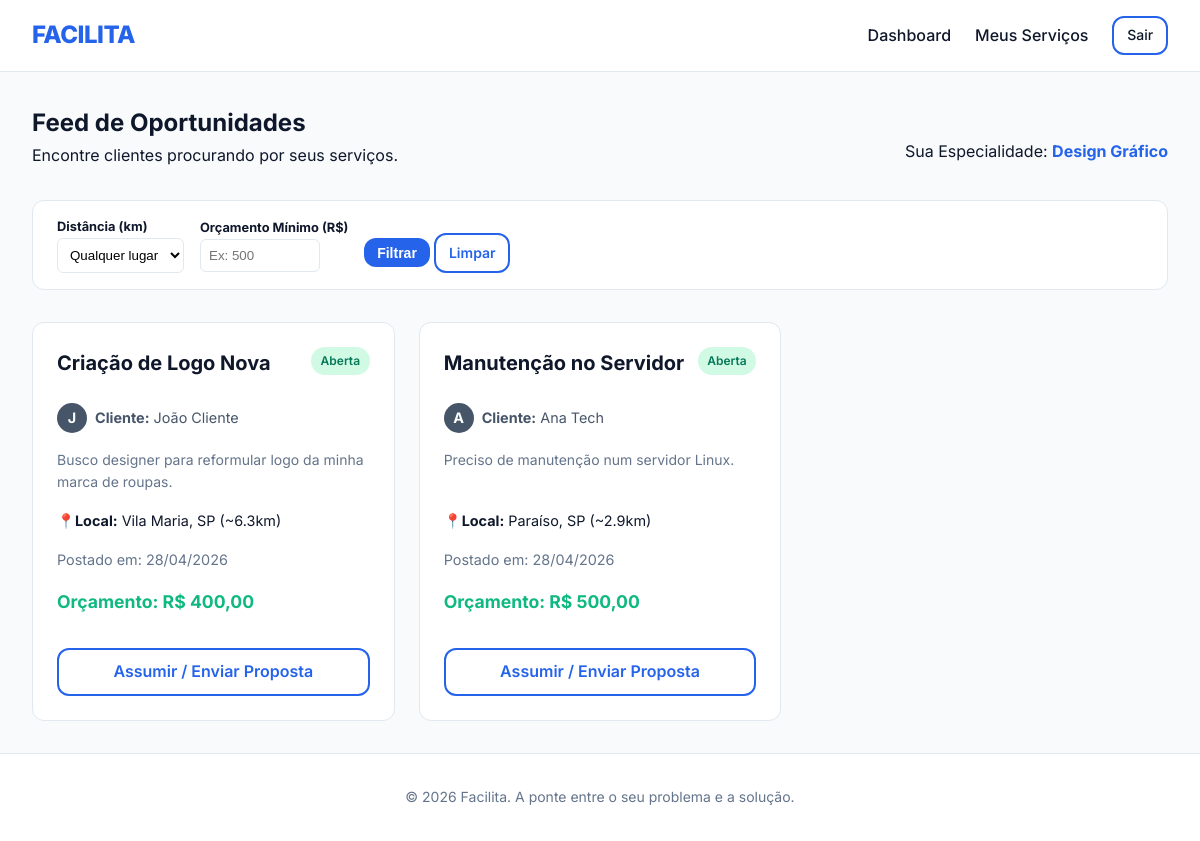
The app's page /dashboard.php (signed in) with its own data.
### tables this page shows
CREATE TABLE IF NOT EXISTS provider_profiles (
    id INT AUTO_INCREMENT PRIMARY KEY,
    user_id INT NOT NULL,
    specialty VARCHAR(255) NOT NULL,
    team_size ENUM('Individual', 'Equipe') NOT NULL DEFAULT 'Individual',
    bio TEXT,
    hourly_rate DECIMAL(10, 2),
    location_name VARCHAR(255),
    lat DECIMAL(10, 6) DEFAULT 0.000000,
    lng DECIMAL(10, 6) DEFAULT 0.000000,
    FOREIGN KEY (user_id) REFERENCES users(id) ON DELETE CASCADE
);

CREATE TABLE IF NOT EXISTS services (
    id INT AUTO_INCREMENT PRIMARY KEY,
    client_id INT NOT NULL,
    provider_id INT NULL,
    title VARCHAR(255) NOT NULL,
    description TEXT,
    budget DECIMAL(10, 2),
    status ENUM('Aberta', 'Em negociação', 'Aguardando início', 'Em realização', 'Aguardando pagamento', 'Finalizado') DEFAULT 'Aberta',
    location_name VARCHAR(255),
    lat DECIMAL(10, 6) DEFAULT 0.000000,
    lng DECIMAL(10, 6) DEFAULT 0.000000,
    created_at TIMESTAMP DEFAULT CURRENT_TIMESTAMP,
    updated_at TIMESTAMP DEFAULT CURRENT_TIMESTAMP ON UPDATE CURRENT_TIMESTAMP,
    FOREIGN KEY (client_id) REFERENCES users(id) ON DELETE CASCADE,
    FOREIGN KEY (provider_id) REFERENCES users(id) ON DELETE SET NULL
);

CREATE TABLE IF NOT EXISTS users (
    id INT AUTO_INCREMENT PRIMARY KEY,
    nome VARCHAR(255) NOT NULL,
    email VARCHAR(255) NOT NULL UNIQUE,
    senha VARCHAR(255) NOT NULL,
    role ENUM('client', 'provider') NOT NULL,
    profile_picture VARCHAR(255) DEFAULT NULL,
    reset_token VARCHAR(255) DEFAULT NULL,
    reset_expires DATETIME DEFAULT NULL,
    created_at TIMESTAMP DEFAULT CURRENT_TIMESTAMP
);

### includes/functions.php (called while the page is built, shortened)
<?php
function calculateDistance($lat1, $lon1, $lat2, $lon2) {
    $theta = $lon1 - $lon2;
    $dist = sin(deg2rad($lat1)) * sin(deg2rad($lat2)) +  cos(deg2rad($lat1)) * cos(deg2rad($lat2)) * cos(deg2rad($theta));
    $dist = acos($dist);
    $dist = rad2deg($dist);
    $miles = $dist * 60 * 1.1515;
    return ($miles * 1.609344);
}
?>

### dashboard_provider.php (the view, shortened to what this page needs)
<?php
require_once "includes/functions.php";
$stmt = $pdo->prepare("SELECT lat, lng, specialty FROM provider_profiles WHERE user_id = ?");
$stmt->execute([$user_id]);
$provider_profile = $stmt->fetch();
$prov_lat = $provider_profile['lat'] ?? -23.550520;
$prov_lng = $provider_profile['lng'] ?? -46.633308;
$filter_budget = $_GET['budget'] ?? '';
$sql = "SELECT s.*, u.nome as client_name, u.profile_picture as client_picture FROM services s JOIN users u ON s.client_id = u.id WHERE s.status = 'Aberta' AND s.provider_id IS NULL";
$params = [];
$stmt = $pdo->prepare($sql);
$stmt->execute($params);
$services = $stmt->fetchAll();
$filtered_services = [];
foreach ($services as $s) {
    $distance = calculateDistance($prov_lat, $prov_lng, $s['lat'], $s['lng']);
    $s['calculated_distance'] = round($distance, 1);
    $filtered_services[] = $s;
}
?>
<div>
    <div style="display: flex; justify-content: space-between; align-items: center;">
        <div>
            <h2>Feed de Oportunidades</h2>
            <p class="text-muted mb-2">Encontre clientes procurando por seus serviços.</p>
        </div>
        <div style="text-align: right;">
            <p class="text-muted">Sua Especialidade: <strong style="color: var(--primary)"><?= htmlspecialchars($provider_profile['specialty']) ?></strong></p>
        </div>
    </div>
    <form method="GET" class="filter-bar">
        <div>
            <label style="display:block; font-size:0.8rem; font-weight:bold;">Distância (km)</label>
            <select name="distance">
                <option value="">Qualquer lugar</option>
            </select>
        </div>
        <div>
            <label style="display:block; font-size:0.8rem; font-weight:bold;">Orçamento Mínimo (R$)</label>
            <input type="number" name="budget" value="<?= htmlspecialchars($filter_budget) ?>" placeholder="Ex: 500" style="width:120px">
        </div>
        <div style="margin-top:auto;">
            <button type="submit" class="btn btn-primary btn-sm" style="margin-top:16px;">Filtrar</button>
            <a href="dashboard.php" class="btn btn-outline btn-sm" style="margin-top:16px; text-decoration:none;">Limpar</a>
        </div>
    </form>
    <div class="grid grid-cols-3">
        <?php foreach ($filtered_services as $s): ?>
            <div class="data-card">
                <div class="data-card-header">
                    <h3 class="data-card-title"><?= htmlspecialchars($s['title']) ?></h3>
                    <span class="badge badge-success">Aberta</span>
                </div>
                <div style="display: flex; align-items: center; gap: 0.5rem; margin-top: 0.5rem;">
                    <?php if (!empty($s['client_picture'])): ?>
                        <img src="uploads/profile_pictures/<?= htmlspecialchars($s['client_picture']) ?>" alt="" style="width: 30px; height: 30px; border-radius: 50%; object-fit: cover;">
                    <?php else: ?>
                        <div style="width: 30px; height: 30px; border-radius: 50%; background: var(--secondary); color: white; display: flex; align-items: center; justify-content: center; font-size: 0.9rem; font-weight: bold;">
                            <?= strtoupper(substr($s['client_name'], 0, 1)) ?>
                        </div>
                    <?php endif; ?>
                    <p style="color: var(--secondary); font-size: 0.9rem; margin: 0;"><strong>Cliente:</strong> <?= htmlspecialchars($s['client_name']) ?></p>
                </div>
                <p class="data-card-subtitle mt-1" style="flex:1;"><?= htmlspecialchars($s['description']) ?></p>
                <div class="mt-1" style="font-size: 0.9rem;">
                    <strong>📍Local:</strong> <?= htmlspecialchars($s['location_name']) ?> <span class="text-muted">(~<?= $s['calculated_distance'] ?>km)</span>
                </div>
                <div class="mt-1" style="font-size: 0.9rem; color: var(--text-muted);">
                    Postado em: <?= date('d/m/Y', strtotime($s['created_at'])) ?>
                </div>
                <div class="price-tag mb-1">
                    Orçamento: R$ <?= number_format($s['budget'], 2, ',', '.') ?>
                </div>
                <a href="accept_service.php?id=<?= $s['id'] ?>" class="btn btn-outline btn-block mt-1 text-center" style="text-decoration:none;">Assumir / Enviar Proposta</a>
            </div>
        <?php endforeach; ?>
    </div>
</div>

### assets/css/style.css (style rules this page uses)
:root { --primary: #2563eb; --primary-light: #60a5fa; --primary-dark: #1d4ed8; --secondary: #475569; --bg-color: #f8fafc; --card-bg: #ffffff; --text-main: #0f172a; --text-muted: #64748b; --border-color: #e2e8f0; --success: #10b981; --warning: #f59e0b; --danger: #ef4444; --transition: all 0.3s ease; --radius: 12px; }
* { margin: 0; padding: 0; box-sizing: border-box; }
body { font-family: 'Inter', -apple-system, BlinkMacSystemFont, "Segoe UI", Roboto, Helvetica, Arial, sans-serif; background-color: var(--bg-color); color: var(--text-main); line-height: 1.6; display: flex; flex-direction: column; min-height: 100vh; }
.btn { display: inline-block; padding: 0.6rem 1.2rem; border-radius: var(--radius); text-decoration: none; font-weight: 600; cursor: pointer; border: none; transition: var(--transition); text-align: center; }
.btn-primary { background-color: var(--primary); color: white; }
.btn-outline { background-color: transparent; border: 2px solid var(--primary); color: var(--primary); }
.btn-sm { padding: 0.4rem 0.8rem; font-size: 0.875rem; }
.btn-block { display: block; width: 100%; }
.grid { display: grid; gap: 1.5rem; }
.grid-cols-3 { grid-template-columns: repeat(3, 1fr); }
.data-card { background: var(--card-bg); border: 1px solid var(--border-color); border-radius: var(--radius); padding: 1.5rem; transition: var(--transition); display: flex; flex-direction: column; }
.data-card-header { display: flex; justify-content: space-between; align-items: flex-start; margin-bottom: 1rem; }
.data-card-title { font-size: 1.25rem; font-weight: 700; }
.data-card-subtitle { color: var(--text-muted); font-size: 0.875rem; }
.badge { padding: 0.3rem 0.6rem; border-radius: 20px; font-size: 0.75rem; font-weight: 600; }
.badge-success { background: #d1fae5; color: #047857; }
.price-tag { font-weight: 700; color: var(--success); font-size: 1.1rem; margin-top: auto; padding-top: 1rem; }
.filter-bar { background: var(--card-bg); padding: 1rem 1.5rem; border-radius: var(--radius); margin-bottom: 2rem; border: 1px solid var(--border-color); display: flex; gap: 1rem; flex-wrap: wrap; align-items: center; }
.filter-bar select, .filter-bar input { padding: 0.5rem; border: 1px solid var(--border-color); border-radius: 6px; background: white; }
.text-center { text-align: center; }
.mt-1 { margin-top: 1rem; }
.mb-1 { margin-bottom: 1rem; }
.mb-2 { margin-bottom: 2rem; }

### records on screen
provider_profiles: specialty "Design Gráfico"
services: title "Criação de Logo Nova", client.nome "J", client.nome "João Cliente", description "Busco designer para reformular logo da minha marca de roupas.", location_name "Vila Maria, SP", calculated_distance "6.3", created_at "28/04/2026", budget "400,00"
services: title "Manutenção no Servidor", client.nome "A", client.nome "Ana Tech", description "Preciso de manutenção num servidor Linux.", location_name "Paraíso, SP", calculated_distance "2.9", created_at "28/04/2026", budget "500,00"
